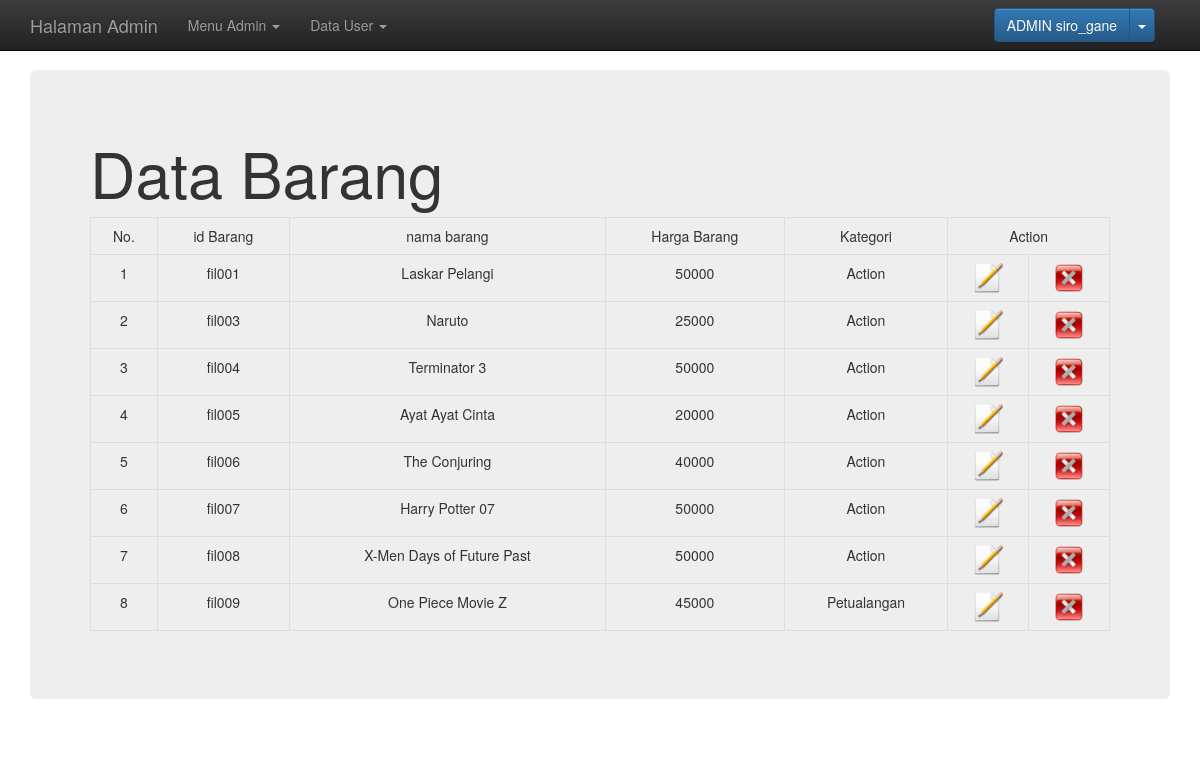
The page /admin.php (signed in) on the database its author committed.
### tables this page shows
CREATE TABLE IF NOT EXISTS `tabel_barang` (
  `ID_BARANG` varchar(25) NOT NULL,
  `NAMA_BARANG` varchar(50) DEFAULT NULL,
  `HARGA_BARANG` float DEFAULT NULL,
  `KATEGORI` varchar(35) DEFAULT NULL,
  `GAMBAR` varchar(100) NOT NULL,
  `DESKRIPSI` varchar(100) NOT NULL
);

### admin.php (the view, shortened to what this page needs)
<?php
	include ("koneksi.php");
	?>
<!DOCTYPE html>
<html lang="en">
  <head>
    <link href="css/bootstrap.min.css" rel="stylesheet">
    <link href="css/bootstrap-theme.min.css" rel="stylesheet">
    <link href="css/theme.css" rel="stylesheet">
  </head>
  <body>
    <nav class="navbar navbar-inverse navbar-fixed-top">
      <div class="container">
        <div id="navbar" class="navbar-collapse collapse">
          <ul class="nav navbar-nav">
           <?php
		   if($_SESSION['LEVEL_ADMIN']== "admin"){
			    echo '
				 <a class="navbar-brand" href="#">Halaman Admin</a>
			   <li class="dropdown">
              <a href="#" class="dropdown-toggle" data-toggle="dropdown" role="button" aria-expanded="false">Menu Admin <span class="caret"></span></a>
              <ul class="dropdown-menu" role="menu">
                <li><a href="#">edit profil</a></li>
                <li><a href="tambah-barang.php">tambah barang</a></li>
                <li><a href="totalpenjualan.php">total penjualan</a></li>
              </ul>
            </li>
			 <li class="dropdown">
              <a href="#" class="dropdown-toggle" data-toggle="dropdown" role="button" aria-expanded="false">Data User <span class="caret"></span></a>
              <ul class="dropdown-menu" role="menu">
                <li><a href="data-transaksi.php">Data Transaksi</a></li>
              </ul>
            </li>
			   ';
		   }
			?>
          </ul>
		 <div class="btn-group navbar-form pull-right">
			<a class="btn btn-primary" href="#"><i class="icon-user icon-white"></i>ADMIN <?php echo $_SESSION['USERNAME_ADMIN'];?></a>
			<a class="btn btn-primary dropdown-toggle" data-toggle="dropdown" href="#"><span class="caret"></span></a>
        </div>
      </div>
    </nav>
    <div class="container theme-showcase" role="main">
      <div class="jumbotron">
	  <h1>Data Barang</h1>
        <table class="table table-bordered table-hover">
		<tr align="center">
		<td align="center">No.</td>
		<td align="center">id Barang</td>
		<td align="center">nama barang</td>
		<td align="center">Harga Barang</td>
		<td align="center">Kategori</td>
		<td colspan="2" align="center">Action</td>
		</tr>
        <?php
	$no=1;
	$queryselecttransaksi="select * from tabel_barang";
	$resultquery=mysqli_query($koneksi,$queryselecttransaksi);
	while($row=mysqli_fetch_array($resultquery,MYSQLI_ASSOC)){
				echo"<tr align='center'>";
				echo"<td>".$no."</td>";
				echo"<td>". $row['ID_BARANG'] . "</td>";
				echo"<td>". $row['NAMA_BARANG'] . "</td>";
				echo"<td>". $row['HARGA_BARANG'] . "</td>";
				echo"<td>". $row['KATEGORI'] . "</td>";
				echo "<td><a href='edit-barang.php?id_barang=$row[ID_BARANG]'><img src='icon_modul_5/edit.png'style='width:30px;height:30px'/></a></td>";
				echo "<td><a href=\"javascript: delet('".$row['ID_BARANG']."','".$row['NAMA_BARANG']."')\"><img src='icon_modul_5/delete.png'style='width:30px;height:30px'/></a></td> </tr>";
				$no++;
			}
			?>
		</table>
      </div>
  </body>
</html>

### css/theme.css (style rules this page uses)
body { padding-top: 70px; padding-bottom: 30px; }

### rows shown on the page
tabel_barang: ID_BARANG "fil001", NAMA_BARANG "Laskar Pelangi", HARGA_BARANG "50000", KATEGORI "Action"
tabel_barang: ID_BARANG "fil003", NAMA_BARANG "Naruto", HARGA_BARANG "25000", KATEGORI "Action"
tabel_barang: ID_BARANG "fil004", NAMA_BARANG "Terminator 3", HARGA_BARANG "50000", KATEGORI "Action"
tabel_barang: ID_BARANG "fil005", NAMA_BARANG "Ayat Ayat Cinta", HARGA_BARANG "20000", KATEGORI "Action"
tabel_barang: ID_BARANG "fil006", NAMA_BARANG "The Conjuring", HARGA_BARANG "40000", KATEGORI "Action"
tabel_barang: ID_BARANG "fil007", NAMA_BARANG "Harry Potter 07", HARGA_BARANG "50000", KATEGORI "Action"
tabel_barang: ID_BARANG "fil008", NAMA_BARANG "X-Men Days of Future Past", HARGA_BARANG "50000", KATEGORI "Action"
tabel_barang: ID_BARANG "fil009", NAMA_BARANG "One Piece Movie Z", HARGA_BARANG "45000", KATEGORI "Petualangan"

### other values the page prints
$_SESSION['USERNAME_ADMIN'] "siro_gane"
